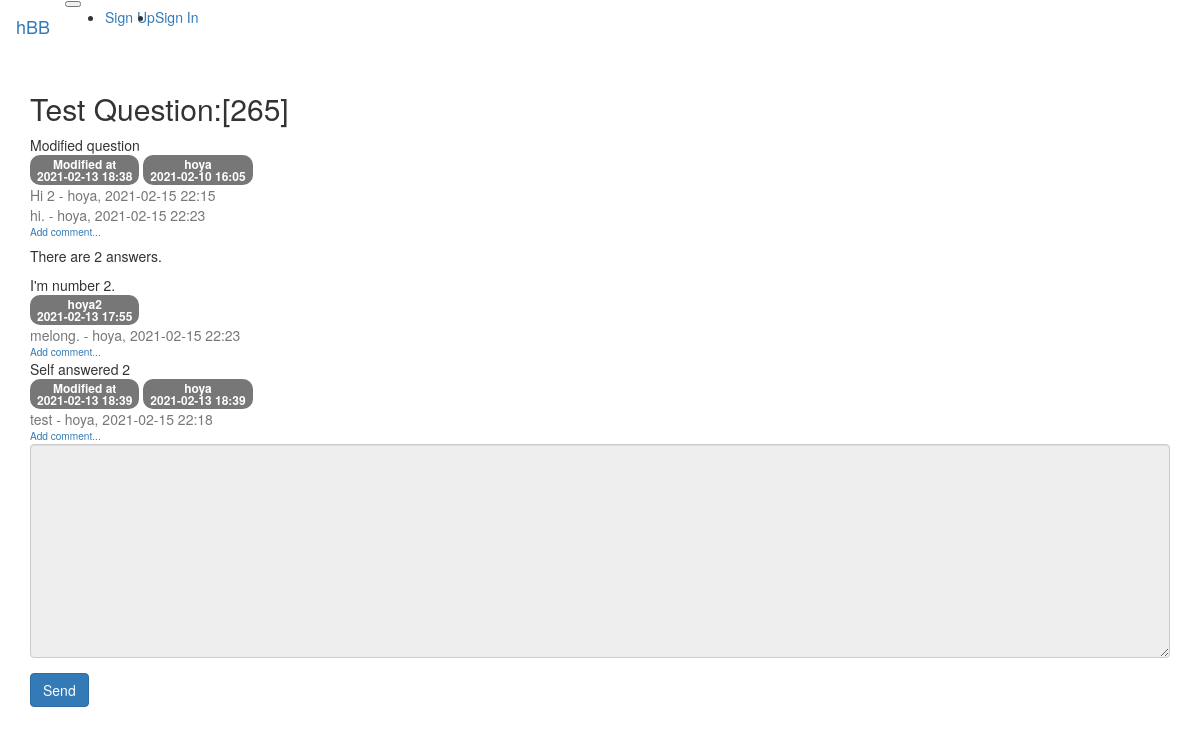
/question/detail/270/, run on the app's committed database.
### src/models/question.py (models this page shows)
class QuestionModel(db.Model):
    id = db.Column(db.Integer, primary_key=True)
    subject = db.Column(db.String(200), nullable=False)
    content = db.Column(db.Text(), nullable=False)
    created_date = db.Column(db.DateTime(), nullable=False)
    user_id = db.Column(
        db.Integer, db.ForeignKey("user_model.id", ondelete="CASCADE"), nullable=False
    )
    user = db.relationship("UserModel", backref=db.backref("question_set"))
    modified_date = db.Column(db.DateTime(), nullable=True)

### src/models/user.py (models this page shows)
class UserModel(db.Model):
    id = db.Column(db.Integer, primary_key=True)
    username = db.Column(db.String(150), unique=True, nullable=False)
    password = db.Column(db.String(200), nullable=False)
    email = db.Column(db.String(120), unique=True, nullable=False)

### src/models/comment.py (models this page shows)
class CommentModel(db.Model):
    id = db.Column(db.Integer, primary_key=True)
    user_id = db.Column(
        db.Integer, db.ForeignKey("user_model.id", ondelete="CASCADE"), nullable=False
    )
    user = db.relationship("UserModel", backref=db.backref("comment_set"))
    content = db.Column(db.Text(), nullable=False)
    created_date = db.Column(db.DateTime(), nullable=False)
    modified_date = db.Column(db.DateTime())
    question_id = db.Column(
        db.Integer,
        db.ForeignKey("question_model.id", ondelete="CASCADE"),
        nullable=True,
    )
    question = db.relationship("QuestionModel", backref=db.backref("comment_set"))
    answer_id = db.Column(
        db.Integer, db.ForeignKey("answer_model.id", ondelete="CASCADE"), nullable=True
    )
    answer = db.relationship("AnswerModel", backref=db.backref("comment_set"))

### src/models/answer.py (models this page shows)
class AnswerModel(db.Model):
    id = db.Column(db.Integer, primary_key=True)
    question_id = db.Column(
        db.Integer, db.ForeignKey("question_model.id", ondelete="CASCADE")
    )
    question = db.relationship(
        "QuestionModel",
        backref=db.backref(
            "answer_set",
        ),
    )
    content = db.Column(db.Text(), nullable=False)
    created_date = db.Column(db.DateTime(), nullable=False)
    user_id = db.Column(
        db.Integer,
        db.ForeignKey("user_model.id", ondelete="CASCADE"),
        nullable=False,
    )
    user = db.relationship("UserModel", backref=db.backref("answer_set"))
    modified_date = db.Column(db.DateTime(), nullable=True)

### src/views/question_views.py (the view)
@bp.route("/detail/<int:question_id>/")
def detail(question_id):
    form = AnswerForm()
    question = QuestionModel.query.get_or_404(question_id)
    return render_template(
        "question/question_detail.html", question=question, form=form
    )

### src/forms.py
class AnswerForm(FlaskForm):
    content = TextAreaField("Content", validators=[DataRequired()])

### src/filter.py (called while the page is built)
def format_datetime(value, fmt="%Y-%m-%d %H:%M"):
    return value.strftime(fmt)

### src/views/account_views.py (called while the page is built)
@bp.before_app_request
def load_signed_in_user():
    user_id = session.get("user_id")
    if user_id is None:
        g.user = None
    else:
        g.user = UserModel.query.get(user_id)

### src/templates/question/question_detail.html (shortened to what this page needs)
{% extends "base.html" %}
{% block content %}
<div class="container my-3">
    <h2 class="border-bottom py-2">{{ question.subject }}</h2>
    <div class="card my-3">
        <div class="card-body">
            <div class="card-text" style="white-space: pre-line;">{{ question.content }}</div>
            <div class="d-flex justify-content-end">
                {% if question.modified_date %}
                <div class="badge badge-light p-2 text-left mx-3">
                    <div class="mb-2">Modified at</div>
                    <div>{{ question.modified_date|datetime }}</div>
                </div>
                {% endif %}
                <div class="badge badge-light p-2 text-left">
                    <div class="mb-2">{{ question.user.username }}</div>
                    <div>{{ question.created_date|datetime }}</div>
                </div>
            </div>
            {% if question.comment_set|length > 0 %}
            <div class="mt-3">
                {% for comment in question.comment_set %}
                <div class="comment py-2 text-muted">
                    <span style="white-space: pre-line;">{{ comment.content }}</span>
                    <span>
                        - {{ comment.user.username }}, {{ comment.created_date|datetime }}
                    </span>
                </div>
                {% endfor %}
            </div>
            {% endif %}
            <div>
                <a class="small" href="{{ url_for('comment.create_comment_for_question', question_id=question.id) }}">
                    <small>Add comment...</small>
                </a>
            </div>
        </div>
    </div>
    <h5 class="border-bottom my-3 py-2">There are {{ question.answer_set|length }} answers.</h5>
    {% for answer in question.answer_set %}
    <div class="card my-3">
        <div class="card-body">
            <div class="card-text" style="white-space: pre-line;">{{ answer.content }}</div>
            <div class="d-flex justify-content-end">
                {% if answer.modified_date %}
                <div class="badge badge-light p-2 text-left mx-3">
                    <div class="mb-2">Modified at</div>
                    <div>{{ answer.modified_date|datetime }}</div>
                </div>
                {% endif %}
                <div class="badge badge-light p-2 text-left">
                    <div class="mb-2">{{ answer.user.username }}</div>
                    <div>{{ answer.created_date|datetime }}</div>
                </div>
            </div>
            {% if answer.comment_set|length > 0 %}
            <div class="mt-3">
                {% for comment in answer.comment_set %}
                <div class="comment py-2 text-muted">
                    <span style="white-space: pre-line;">{{ comment.content }}</span>
                    <span>
                        - {{ comment.user.username }}, {{ comment.created_date|datetime }}
                    </span>
                </div>
                {% endfor %}
            </div>
            {% endif %}
            <div>
                <a class="small" href="{{ url_for('comment.create_comment_for_answer', answer_id=answer.id) }}">
                    <small>Add comment...</small>
                </a>
            </div>
        </div>
    </div>
    {% endfor %}
    <form action="{{ url_for('answer.create', question_id=question.id) }}" class="my-3" method="post">
        <div class="form-group">
            <textarea {% if not g.user %}disabled{% endif %} name="content" id="content" class="form-control"
                rows="10"></textarea>
        </div>
        <input class="btn btn-primary" type="submit" value="Send" />
    </form>
</div>
{% endblock %}

### src/templates/base.html (shortened to what this page needs)
{% extends "bootstrap/base.html" %}

### src/templates/navbar.html (shortened to what this page needs)
<nav class="navbar navbar-expand-lg navbar-light bg-light border-bottom">
    <a class="navbar-brand mr-2" href="{{ url_for('main.index') }}">hBB</a>
    <button class="navbar-toggler ml-auto" type="button" data-toggle="collapse" data-target="#navbarNav"
        aria-controls="navbarNav" aria-expanded="false" aria-label="Toggle navigation">
    </button>
    <div id="navbarNav" class="collapse navbar-collapse flex-grow-0">
        {% if g.user %}
        <ul class="navbar-nav">
            <li class="nav-item"><a class="nav-link" href="{{ url_for('account.signout') }}">{{ g.user.username }}
                    [Sign Out]</a></li>
        </ul>
        {% else %}
        <ul class="navbar-nav">
            <li class="nav-item"><a class="nav-link" href="{{ url_for('account.signup') }}">Sign Up</a></li>
            <li class="nav-item"><a class="nav-link" href="{{ url_for('account.signin') }}">Sign In</a></li>
        </ul>
        {% endif %}
    </div>
</nav>

### data on the page
QuestionModel: subject "Test Question:[265]", content "Modified question", modified_date "2021-02-13 18:38", created_date "2021-02-10 16:05"
UserModel: user.username "hoya"
CommentModel: content "Hi 2", user.username "hoya", created_date "2021-02-15 22:15"
CommentModel: content "hi.", user.username "hoya", created_date "2021-02-15 22:23"
AnswerModel: content "I'm number 2.", user.username "hoya2", created_date "2021-02-13 17:55"
CommentModel: content "melong.", user.username "hoya", created_date "2021-02-15 22:23"
AnswerModel: content "Self answered 2", modified_date "2021-02-13 18:39", user.username "hoya", created_date "2021-02-13 18:39"
CommentModel: content "test", user.username "hoya", created_date "2021-02-15 22:18"

### other printed values
{{ question.answer_set|length }} "2"
